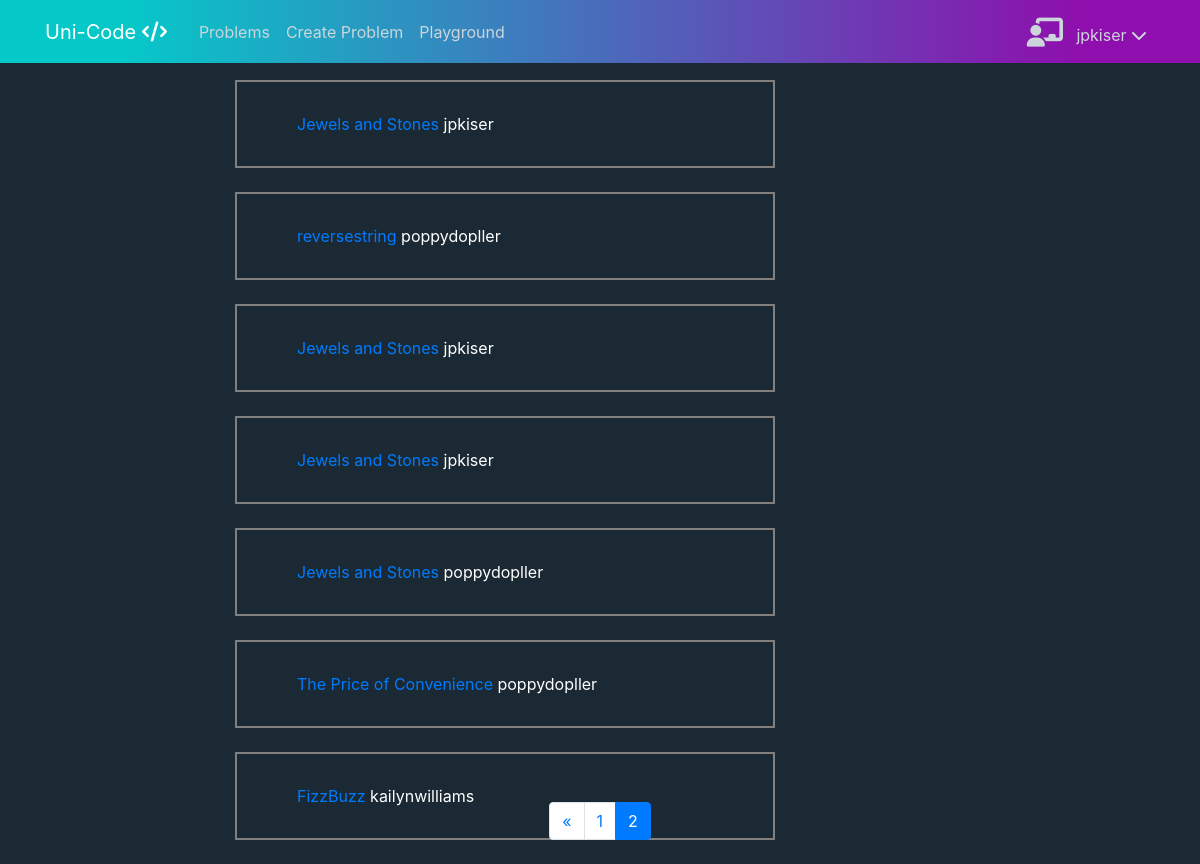
Screenshot of /problems/?page=2 (signed in) with the database file from the repository.
### problems/models.py (models this page shows, shortened)
class Problem(models.Model):
    user = models.ForeignKey(User, null=True, on_delete=models.SET_NULL)
    title = models.CharField(max_length=50)
    description = models.CharField(max_length=500)
    created = models.DateTimeField(auto_now_add=True)
    datatype = models.CharField(max_length=10)
    example_solution = models.CharField(max_length=1000)
    datatype = models.CharField(max_length=15, choices=DATATYPE_CHOICES, default='string')

### problems/views.py (the view)
# urls.py: path('', problems, name='problems'),
def problems(request):
    problems = Problem.objects.all()
    paginator = Paginator(problems, 10)
    page = request.GET.get('page')
    problems = paginator.get_page(page)
    return render(request, 'problems/problem_list.html', {'problems': problems})

### problems/templates/problems/problem_list.html (shortened to what this page needs)
{% extends "global/base.html" %}
{% block content %}
<div class="row">
    <div class="col-md-2"></div>
    <div class="col-md-6">
        {% for problem in problems %}
        <div class="problem-container mb-4">
          <a href="{% url 'editor' problem.id %}"> {{ problem.title }} </a>
          <span> {{ problem.user }} </span>
        </div>
        {% endfor %}
    </div>
    <div class="col-md-2"></div>
</div>
<nav class="fixed-bottom mb-4" aria-label="Page navigation">
  <ul class="pagination justify-content-center">
  {% if problems.has_previous %}
    <li class="page-item">
      <a class="page-link" href="?page=1" aria-label="Previous">
        <span aria-hidden="true">&laquo;</span>
      </a>
    </li>
  {% endif %}
  {% for n in problems.paginator.page_range %}
    {% if problems.number == n %}
    <li class="page-item active">
      <span class="page-link">{{ n }}<span class="sr-only">(current)</span></span>
    </li>
    {% elif n > problems.number|add:'-3' and n < problems.number|add:'3' %}
    <li class="page-item"><a class="page-link" href="?page={{ n }}">{{ n }}</a></li>
    {% endif %}
  {% endfor %}
  </ul>
</nav>
{% endblock %}

### global/templates/global/base.html (shortened to what this page needs)
{% load static %}
<!DOCTYPE html>
<html lang="en">
<head>
    <link rel="stylesheet" href="https://maxcdn.bootstrapcdn.com/bootstrap/4.0.0/css/bootstrap.min.css">
    <link rel="stylesheet" href="https://cdnjs.cloudflare.com/ajax/libs/animate.css/3.7.2/animate.min.css">
    <link rel='stylesheet' href="{% static 'global/style.css' %}"/>
    <link href="https://cdnjs.cloudflare.com/ajax/libs/select2/4.0.10/css/select2.min.css" rel="stylesheet" />
</head>
<body>
    <header class="site-header">
            <nav class="navbar navbar-expand-md navbar-dark bg-steel fixed-top">
                <div class="container">
                    <a class="navbar-brand mr-4" href="{% url 'index' %}">Uni-Code <i class="fas fa-code"></i></a>
                    <div class="collapse navbar-collapse" id="navbarToggle">
                        <div class="navbar-nav mr-auto">
                            <a class="nav-item nav-link" href="{% url 'problems' %}">Problems</a>
                            <a class="nav-item nav-link" href="{% url 'create-problem' %}">Create Problem</a>
                            <a class="nav-item nav-link" href="{% url 'playground' %}">Playground</a>
                        </div>
                        {% if user.is_authenticated %}
                            <div class="navbar-nav">
                                <div class="dropdown">
                                        <a data-toggle="dropdown"class="nav-item nav-link account" href='#'>
                                            <i class="fas fa-chalkboard-teacher"></i>
                                                &nbsp; {{user.username}}
                                            <i class="fa fa-chevron-down "></i>
                                        </a>
                                </div>
                            </div>
                        {% else %}
                            <a class="nav-item nav-link" href="{% url 'login' %}">Login</a>
                            <a class="nav-item nav-link" href="{% url 'register' %}">Register</a>
                        {% endif %}
                    </div>
                </div>
            </nav>
    </header>
    <div id='main'class='container' >
        {% block content %}
        {% endblock %}
    </div>
</body>
</html>

### global/static/global/style.css (style rules this page uses)
body { background: #1a2933; color: #f1f1f1; margin-top: 5rem; }
ul { margin: 0; }
.bg-steel { background: linear-gradient(90deg, #05c9c9 10%, #8e0fad 90%); }
.site-header .navbar-nav .nav-link { color: #cbd5db; }
.fa-chalkboard-teacher { position: relative; top: 2px; font-size: 29px; }
.fa-chevron-down { transition: all 0.5s ease; }
li { display: inline!important; }
.problem-container { width: 100%; color: white; border-style: solid; border-width: 2px; border-color: grey; padding: 30px 10px 30px 60px; }

### rows the page displays
Problem: title "Jewels and Stones", user "jpkiser"
Problem: title "reversestring", user "poppydopller"
Problem: title "Jewels and Stones", user "jpkiser"
Problem: title "Jewels and Stones", user "jpkiser"
Problem: title "Jewels and Stones", user "poppydopller"
Problem: title "The Price of Convenience", user "poppydopller"
Problem: title "FizzBuzz", user "kailynwilliams"

### other values shown
{{ user.username }} "jpkiser"
{{ n }} "1"
{{ n }} "2"
